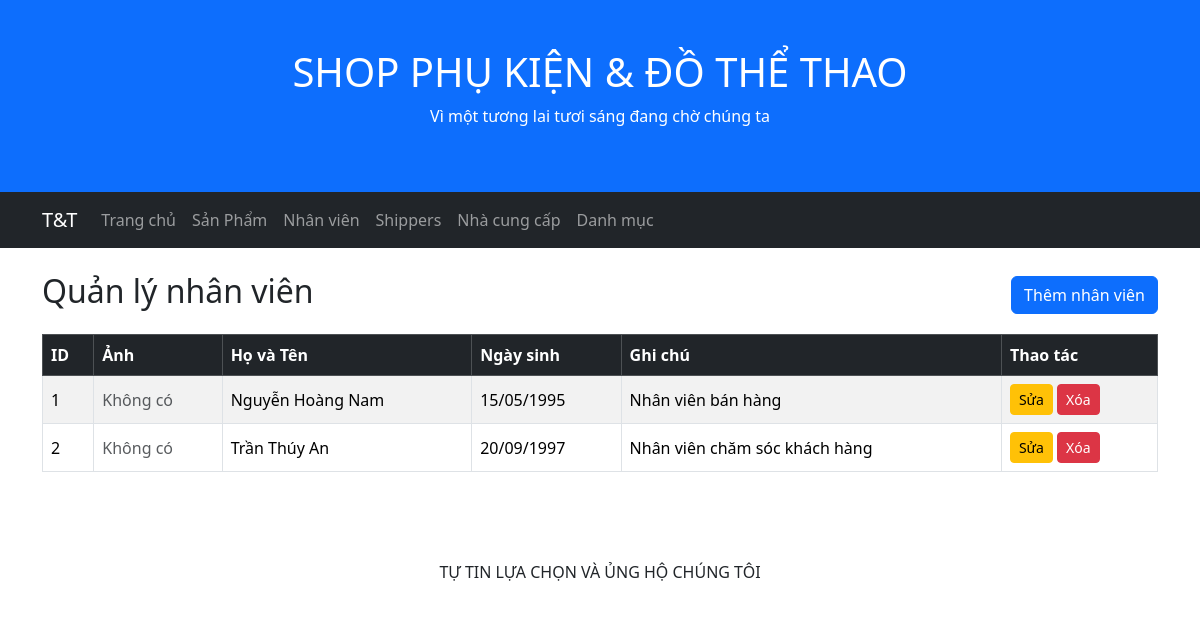
The page /admin/employees/index.php on the database its author committed.
### tables this page shows
CREATE TABLE employees (
    EmployeeID INT AUTO_INCREMENT PRIMARY KEY,
    LastName VARCHAR(50) NOT NULL,
    FirstName VARCHAR(50) NOT NULL,
    BirthDate DATE,
    Photo VARCHAR(255),
    Notes TEXT
);

### public/admin/employees/index.php (the view, shortened to what this page needs)
<?php
require_once '/var/www/src/config/database.php';
$sql = "
    SELECT
        EmployeeID,
        LastName,
        FirstName,
        BirthDate,
        Photo,
        Notes
    FROM employees
    ORDER BY EmployeeID
";
$result = $conn->query($sql);
require_once '/var/www/src/includes/admin/header.php';
require_once '/var/www/src/includes/admin/navbar.php';
?>
<div class="container mt-4">
    <div class="d-flex justify-content-between align-items-center mb-3">
        <h2>Quản lý nhân viên</h2>
        <a href="/admin/employees/create.php" class="btn btn-primary">
            Thêm nhân viên
        </a>
    </div>
    <div class="table-responsive">
        <table class="table table-bordered table-striped align-middle">
            <thead class="table-dark">
                <tr>
                    <th>ID</th>
                    <th>Ảnh</th>
                    <th>Họ và Tên</th>
                    <th>Ngày sinh</th>
                    <th>Ghi chú</th>
                    <th>Thao tác</th>
                </tr>
            </thead>
            <tbody>
                <?php if ($result && $result->num_rows > 0): ?>
                    <?php while ($employee = $result->fetch_assoc()): ?>
                        <tr>
                            <td>
                                <?= htmlspecialchars($employee['EmployeeID']) ?>
                            </td>
                            <td>
                                <?php if (!empty($employee['Photo'])): ?>
                                    <img
                                        src="/uploads/admin/employees/<?= htmlspecialchars($employee['Photo']) ?>"
                                        alt="Avatar"
                                        style="width: 50px; height: 50px; object-fit: cover; border-radius: 5px;"
                                    >
                                <?php else: ?>
                                    <span class="text-muted">Không có</span>
                                <?php endif; ?>
                            </td>
                            <td>
                                <?= htmlspecialchars($employee['LastName'] . ' ' . $employee['FirstName']) ?>
                            </td>
                            <td>
                                <?= !empty($employee['BirthDate']) ? date('d/m/Y', strtotime($employee['BirthDate'])) : '' ?>
                            </td>
                            <td>
                                <?php
                                    $notes = htmlspecialchars($employee['Notes'] ?? '');
                                    echo mb_strimwidth($notes, 0, 50, '...');
                                ?>
                            </td>
                            <td>
                                <a
                                    href="/admin/employees/edit.php?id=<?= $employee['EmployeeID'] ?>"
                                    class="btn btn-sm btn-warning"
                                >
                                    Sửa
                                </a>
                                <form
                                    action="/admin/employees/delete.php"
                                    method="post"
                                    class="d-inline"
                                    onsubmit="return confirm('Bạn có chắc muốn xóa nhân viên này?');"
                                >
                                    <button
                                        type="submit"
                                        class="btn btn-sm btn-danger"
                                    >
                                        Xóa
                                    </button>
                                </form>
                            </td>
                        </tr>
                    <?php endwhile; ?>
                <?php endif; ?>
            </tbody>
        </table>
    </div>
</div>
<?php
require_once '/var/www/src/includes/admin/footer.php';
?>

### src/includes/admin/header.php (shortened to what this page needs)
<!DOCTYPE html>
<html lang="vi">
<head>
    <link
        href="https://cdn.jsdelivr.net/npm/bootstrap@5.3.8/dist/css/bootstrap.min.css"
        rel="stylesheet"
    >
</head>
<body>
<div class="p-5 bg-primary text-white text-center">
    <h1>SHOP PHỤ KIỆN & ĐỒ THỂ THAO</h1>
    <p>Vì một tương lai tươi sáng đang chờ chúng ta</p>
</div>

### src/includes/admin/navbar.php (shortened to what this page needs)
<nav class="navbar navbar-expand-lg bg-dark navbar-dark">
    <div class="container">
        <a class="navbar-brand" href="/admin/">T&T</a>
        <div class="collapse navbar-collapse" id="mainNavbar">
            <ul class="navbar-nav">
                <li class="nav-item">
                    <a class="nav-link" href="/">Trang chủ</a>
                </li>
                <li class="nav-item">
                    <a class="nav-link" href="/admin/products/">
                        Sản Phẩm
                    </a>
                </li>
                <li class="nav-item">
                    <a class="nav-link" href="/admin/employees/">
                        Nhân viên
                    </a>
                </li>
                <li class="nav-item">
                    <a class="nav-link" href="/admin/shippers/">
                        Shippers
                    </a>
                </li>
                <li class="nav-item">
                    <a class="nav-link" href="/admin/suppliers/">
                        Nhà cung cấp
                    </a>
                </li>
                <li class="nav-item">
                    <a class="nav-link" href="/admin/categories/">
                        Danh mục
                    </a>
                </li>
            </ul>
        </div>
    </div>
</nav>

### src/includes/admin/footer.php
<footer class="mt-5 p-4 bg-white text-gray text-center">
    <p class="mb-0">
        TỰ TIN LỰA CHỌN VÀ ỦNG HỘ CHÚNG TÔI
    </p>
</footer>
</body>
</html>

### rows shown on the page
employees: EmployeeID "1", shows "Không có", LastName+FirstName "Nguyễn Hoàng Nam", BirthDate "15/05/1995", Notes "Nhân viên bán hàng"
employees: EmployeeID "2", shows "Không có", LastName+FirstName "Trần Thúy An", BirthDate "20/09/1997", Notes "Nhân viên chăm sóc khách hàng"
